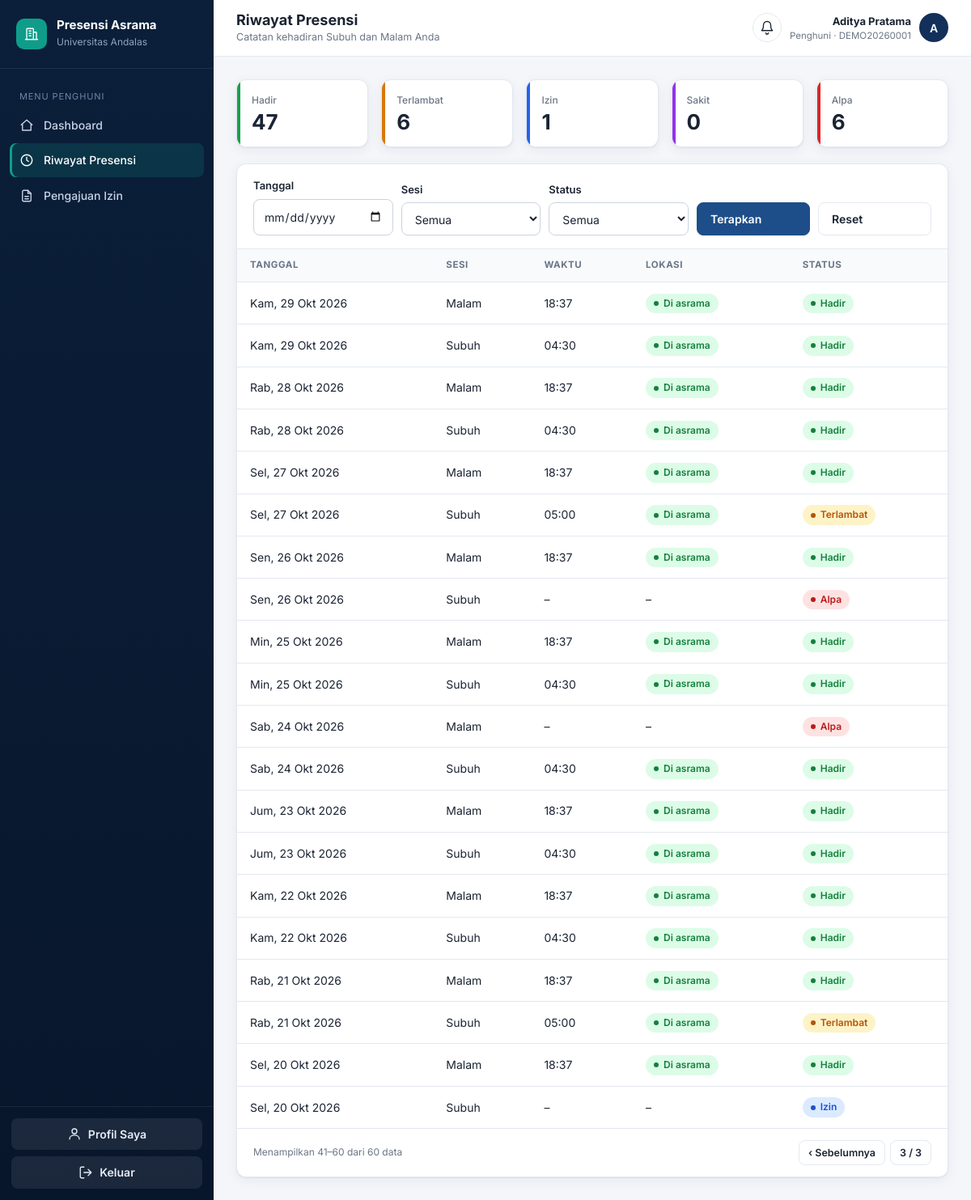
Page /riwayat/?page=3 (signed in) on the earlier database version.
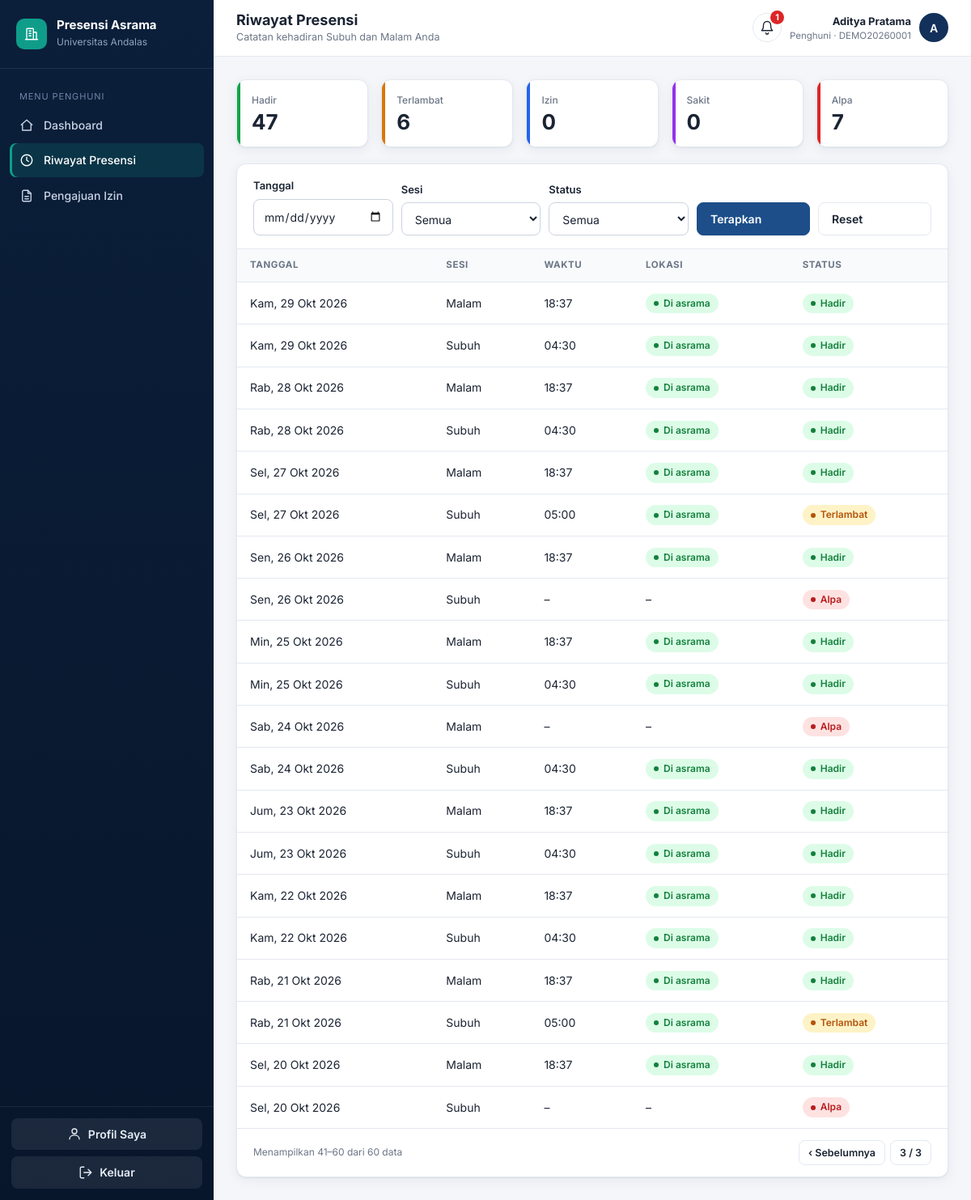
Same page on the later database version.
### accounts/models.py (models this page shows, shortened)
class Presensi(models.Model):
    STATUS_CHOICES = (
        ('hadir', 'Hadir'),
        ('terlambat', 'Terlambat'),
        ('izin', 'Izin'),
        ('sakit', 'Sakit'),
        ('alpa', 'Alpa'),
    )
    user = models.ForeignKey(User, on_delete=models.CASCADE, related_name='presensi_list')
    sesi = models.ForeignKey(SesiPresensi, on_delete=models.CASCADE)
    tanggal = models.DateField()
    waktu_presensi = models.DateTimeField(null=True, blank=True)
    status = models.CharField(max_length=20, choices=STATUS_CHOICES, default='alpa')
    latitude = models.DecimalField(max_digits=9, decimal_places=6, null=True, blank=True)
    longitude = models.DecimalField(max_digits=9, decimal_places=6, null=True, blank=True)
    is_in_radius = models.BooleanField(default=False)
    passkey_verified = models.BooleanField(default=False)
    class Meta:
        unique_together = ('user', 'sesi', 'tanggal')

class SesiPresensi(models.Model):
    NAMA_SESI_CHOICES = (
        ('subuh', 'Subuh'),
        ('malam', 'Malam'),
    )
    nama_sesi = models.CharField(max_length=10, choices=NAMA_SESI_CHOICES)
    jam_mulai = models.TimeField()
    jam_selesai = models.TimeField()

### accounts/views.py (the view, shortened to what this page needs)
# urls.py: path('riwayat/', accounts_views.riwayat, name='riwayat'),
@login_required
def riwayat(request):
    staf = is_staf(request.user)
    qs = Presensi.objects.select_related('user', 'sesi').order_by('-tanggal', '-sesi__jam_mulai')
    if not staf:
        qs = qs.filter(user=request.user)
    f = {k: request.GET.get(k, '').strip() for k in ('q', 'tanggal', 'sesi', 'status', 'gedung')}
    if f['tanggal']:
        qs = qs.filter(tanggal=f['tanggal'])
    if f['sesi']:
        qs = qs.filter(sesi__nama_sesi=f['sesi'])
    if f['status']:
        qs = qs.filter(status=f['status'])
    query = request.GET.copy()
    query.pop('page', None)
    return render(request, 'riwayat.html', {
        'page_obj': Paginator(qs, 20).get_page(request.GET.get('page')),
        'f': f, 'staf': staf, 'rekap': rekap(qs), 'querystring': query.urlencode(),
        'gedung_list': Gedung.objects.all(), 'status_choices': Presensi.STATUS_CHOICES,
    })

### accounts/views.py (called while the page is built)
def is_admin(u):
    return u.is_superuser or u.role == 'superadmin'

def is_fasil(u):
    return u.role == 'fasil'

def is_staf(u):
    return is_admin(u) or is_fasil(u)

def rekap(qs):
    hasil = {s: 0 for s, _ in Presensi.STATUS_CHOICES}
    for r in qs.order_by().values('status').annotate(n=Count('id')):
        hasil[r['status']] = r['n']
    return hasil

### templates/riwayat.html (shortened to what this page needs)
{% extends "base.html" %}
{% block heading %}{% if staf %}Riwayat Presensi Penghuni{% else %}Riwayat Presensi{% endif %}{% endblock %}
{% block subheading %}{% if staf %}Pantau kehadiran seluruh penghuni{% else %}Catatan kehadiran Subuh dan Malam Anda{% endif %}{% endblock %}
{% block content %}
<div class="stack">
  <div class="grid g-5">
    <div class="card stat s-hadir"><span>Hadir</span><strong>{{ rekap.hadir }}</strong></div>
    <div class="card stat s-terlambat"><span>Terlambat</span><strong>{{ rekap.terlambat }}</strong></div>
    <div class="card stat s-izin"><span>Izin</span><strong>{{ rekap.izin }}</strong></div>
    <div class="card stat s-sakit"><span>Sakit</span><strong>{{ rekap.sakit }}</strong></div>
    <div class="card stat s-alpa"><span>Alpa</span><strong>{{ rekap.alpa }}</strong></div>
  </div>
  <section class="card">
    <form class="filters" method="get">
      <div class="field"><label>Tanggal</label><input class="input" type="date" name="tanggal" value="{{ f.tanggal }}"></div>
      <div class="field"><label>Sesi</label>
        <select class="input" name="sesi"><option value="">Semua</option>
          <option value="malam" {% if f.sesi == 'malam' %}selected{% endif %}>Malam</option></select></div>
      <div class="field"><label>Status</label>
        <select class="input" name="status"><option value="">Semua</option>
          {% for v,l in status_choices %}<option value="{{ v }}" {% if f.status == v %}selected{% endif %}>{{ l }}</option>{% endfor %}</select></div>
      <div class="field" style="flex:0"><button class="btn btn-primary">Terapkan</button></div>
      <div class="field" style="flex:0"><a class="btn" href="{% url 'riwayat' %}">Reset</a></div>
    </form>
    {% if page_obj.object_list %}
    <div class="table-wrap"><table>
      <thead><tr><th>Tanggal</th>{% if staf %}<th>Penghuni</th>{% endif %}<th>Sesi</th><th>Waktu</th><th>Lokasi</th><th>Status</th>{% if staf %}<th></th>{% endif %}</tr></thead>
      <tbody>{% for p in page_obj %}
        <tr><td>{{ p.tanggal|date:"D, d M Y" }}</td>
          <td>{{ p.sesi.get_nama_sesi_display }}</td>
          <td>{{ p.waktu_presensi|time:"H:i"|default:"–" }}</td>
          <td>{% if p.waktu_presensi %}{% if p.is_in_radius %}<span class="badge b-hadir">Di asrama</span>{% else %}<span class="badge b-alpa">Luar radius</span>{% endif %}{% else %}–{% endif %}</td>
          <td><span class="badge b-{{ p.status }}">{{ p.get_status_display }}</span></td>
          </tr>
      {% endfor %}</tbody>
    </table></div>
    {% include "_pagination.html" %}
    {% else %}<div class="empty"><b>Tidak ada data</b>Ubah filter untuk melihat data lain.</div>{% endif %}
  </section>
</div>
{% endblock %}

### templates/base.html (shortened to what this page needs)
{% load static %}<!DOCTYPE html>
<html lang="id">
<head>
  <link rel="stylesheet" href="{% static 'css/app.css' %}">
</head>
<body>
{% with page=request.resolver_match.url_name %}
<div class="app">
  <aside class="sidebar" id="sidebar">
    <div class="brand">
      <div class="brand-mark"><svg class="icon"><use href="#i-building"/></svg></div>
      <div><b>Presensi Asrama</b><small>Universitas Andalas</small></div>
    </div>
    <nav class="nav">
      {% if user.is_superuser or user.role == 'superadmin' %}
        <div class="nav-label">Menu Utama</div>
        <a href="{% url 'home' %}" class="{% if page == 'home' %}active{% endif %}"><svg class="icon"><use href="#i-home"/></svg>Dashboard</a>
        <a href="{% url 'riwayat' %}" class="{% if page == 'riwayat' %}active{% endif %}"><svg class="icon"><use href="#i-clock"/></svg>Rekap Presensi</a>
        <a href="{% url 'izin_list' %}" class="{% if page == 'izin_list' or page == 'izin_detail' %}active{% endif %}"><svg class="icon"><use href="#i-file"/></svg>Pengajuan Izin</a>
        <a href="{% url 'laporan' %}" class="{% if page == 'laporan' %}active{% endif %}"><svg class="icon"><use href="#i-chart"/></svg>Laporan</a>
        <div class="nav-label">Master Data</div>
        <a href="{% url 'penghuni_list' %}" class="{% if page == 'penghuni_list' %}active{% endif %}"><svg class="icon"><use href="#i-users"/></svg>Data Penghuni</a>
        <a href="{% url 'gedung_list' %}" class="{% if page == 'gedung_list' %}active{% endif %}"><svg class="icon"><use href="#i-building"/></svg>Gedung &amp; Kamar</a>
        <a href="{% url 'sesi_list' %}" class="{% if page == 'sesi_list' or page == 'sesi_ubah' %}active{% endif %}"><svg class="icon"><use href="#i-sliders"/></svg>Pengaturan Sesi</a>
        {% if user.is_staff %}<a href="{% url 'admin:index' %}"><svg class="icon"><use href="#i-shield"/></svg>Panel Admin</a>{% endif %}
      {% else %}
        <div class="nav-label">Menu Penghuni</div>
        <a href="{% url 'home' %}" class="{% if page == 'home' %}active{% endif %}"><svg class="icon"><use href="#i-home"/></svg>Dashboard</a>
        <a href="{% url 'riwayat' %}" class="{% if page == 'riwayat' %}active{% endif %}"><svg class="icon"><use href="#i-clock"/></svg>Riwayat Presensi</a>
        <a href="{% url 'izin_saya' %}" class="{% if page == 'izin_saya' or page == 'izin_detail' %}active{% endif %}"><svg class="icon"><use href="#i-file"/></svg>Pengajuan Izin</a>
      {% endif %}
    </nav>
    <div class="sidebar-foot">
      <a class="btn" href="{% url 'profil' %}" style="margin-bottom:8px"><svg class="icon"><use href="#i-user"/></svg>Profil Saya</a>
      <form method="post" action="{% url 'logout' %}">{% csrf_token %}
        <button class="btn"><svg class="icon"><use href="#i-logout"/></svg>Keluar</button>
      </form>
    </div>
  </aside>
  <div class="main">
    <header class="topbar">
      <div><h1>{% block heading %}Dashboard{% endblock %}</h1><p>{% block subheading %}{% endblock %}</p></div>
      <div class="user-chip no-print">
        <details class="notif"><summary aria-label="Notifikasi"><svg class="icon"><use href="#i-bell"/></svg>{% if notif_items %}<em>{{ notif_items|length }}</em>{% endif %}</summary>
          </details>
        <div class="meta"><b>{{ user.get_full_name|default:user.username }}</b>
          <small>{% if user.is_superuser %}Superadmin{% else %}{{ user.get_role_display }}{% endif %}{% if user.nim_nip %} · {{ user.nim_nip }}{% endif %}</small></div>
        <a href="{% url 'profil' %}" class="avatar" style="text-decoration:none">{{ user.get_full_name|default:user.username|slice:":1"|upper }}</a>
      </div>
    </header>
    <main class="content">
      {% block content %}{% endblock %}
    </main>
  </div>
</div>
{% endwith %}
</body>
</html>

Differences in the rows shown:
changed Presensi (number 20 of 20 on the later page): status "Izin" → "Alpa"
Other differences:
{{ notif_items|length }}: (not shown) → "1"
{{ rekap.izin }}: "1" → "0"
{{ rekap.alpa }}: "6" → "7"
